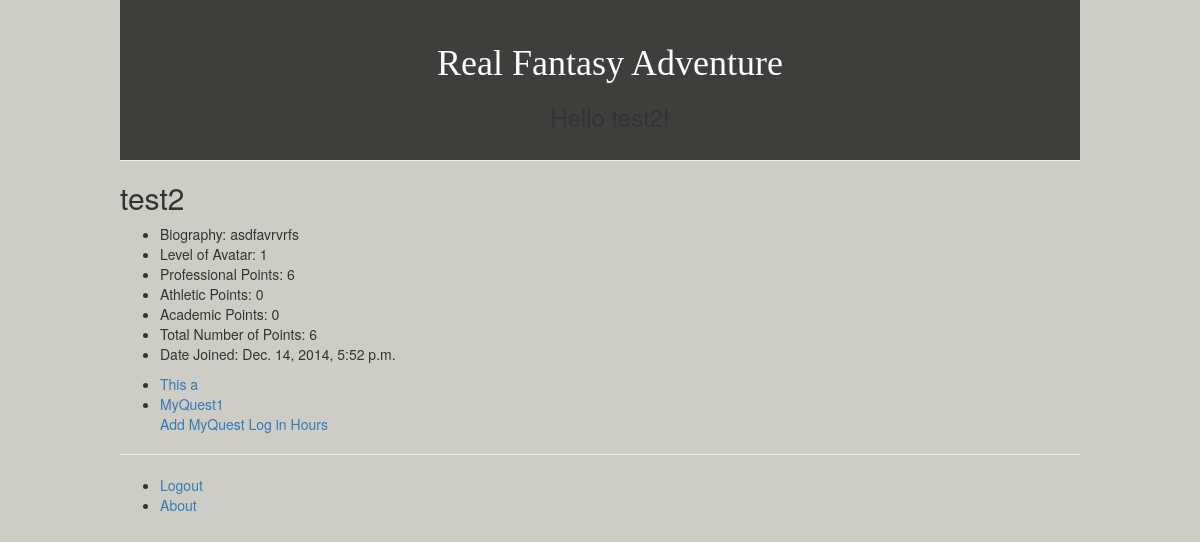
Before: /real_fantasy_adventure_app/avatar/test2/ (signed in) with the older database file.
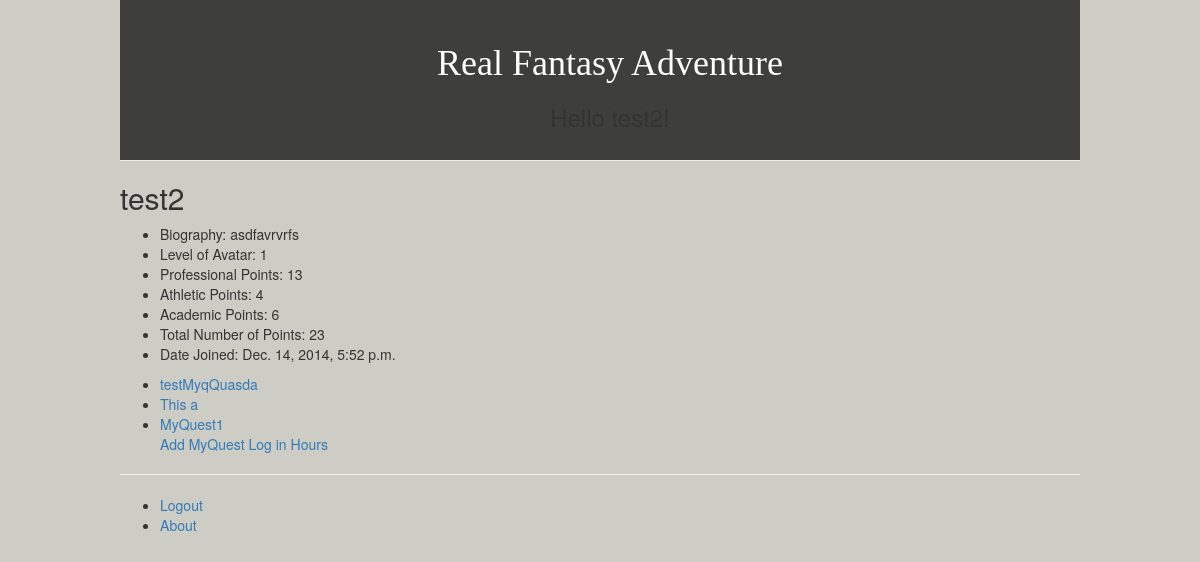
After: the same page with the newer database file.
### real_fantasy_adventure_app/models.py (models this page shows, shortened)
class MyQuest(models.Model):
	avatar = models.ForeignKey(Avatar)
	title = models.CharField(max_length=256)
	description = models.TextField()
	publish = models.BooleanField(default=False)
	req_professional_points = models.IntegerField(default=1)
	req_athletic_points = models.IntegerField(default=1)
	req_academic_points = models.IntegerField(default=1)
	slug = models.SlugField(max_length=200, unique=True)
	created_date = models.DateTimeField(auto_now_add=True)
	modified_date = models.DateTimeField(auto_now=True)
	objects = MyQuestQuerySet.as_manager()
	class Meta:
		verbose_name = "MyQuest Entry"
		verbose_name_plural = "MyQuest Entries"
		ordering = ["-created_date"]

### real_fantasy_adventure_app/views.py (the view)
# urls.py: url(r'^avatar/(?P<avatar_name_slug>[\w\-]+)/$', views.avatarProfile, name='avatar'),
@login_required(login_url='/real_fantasy_adventure_app/notLoggedIn/')
def avatarProfile(request, avatar_name_slug):
    context_dict = {}
    current_user = request.user
    try:
        avatar = Avatar.objects.get(slug=avatar_name_slug)
    except Avatar.DoesNotExist:
        pass
    context_dict['avatar'] = avatar
    context_dict['avatar_name'] = avatar.nickname
    context_dict['avatar_name_slug'] = avatar_name_slug
    context_dict['avatar_bio'] = avatar.bio
    context_dict['avatar_level'] = avatar.level
    context_dict['avatar_num_professional_points'] = avatar.num_professional_points
    context_dict['avatar_num_athletic_points'] = avatar.num_athletic_points
    context_dict['avatar_num_academic_points'] = avatar.num_academic_points
    context_dict['avatar_created_date'] = avatar.created_date
    context_dict['avatar_total_points'] = avatar.get_total_points()
    if (avatar.user == current_user):
        is_users_avatar = avatar.nickname
        context_dict['is_users_avatar'] = is_users_avatar
        myQuests = MyQuest.objects.filter(avatar=avatar)
        context_dict['myQuests'] = myQuests
        return render(request, 'real_fantasy_adventure_app/avatarProfile.html', context_dict)
    else:
        return render(request, 'real_fantasy_adventure_app/avatarProfile.html', context_dict)

### real_fantasy_adventure_app/models.py (called while the page is built)
	def get_total_points(self):
		return self.num_professional_points + self.num_athletic_points + self.num_academic_points

### templates/real_fantasy_adventure_app/avatarProfile.html (shortened to what this page needs)
{% extends 'real_fantasy_adventure_app/base.html/' %}
{% load static %}
{% block body_block %}
    <h2>{{ avatar_name }}</h2>
        {% if avatar %}
            <ul>
                <li> Biography: {{ avatar_bio }} </li>
                <li> Level of Avatar: {{ avatar_level }} </li>
                <li> Professional Points: {{ avatar_num_professional_points }} </li>
                <li> Athletic Points: {{ avatar_num_athletic_points }} </li>
                <li> Academic Points: {{ avatar_num_academic_points }} </li>
                <li> Total Number of Points: {{ avatar_total_points }}</li>
                <li> Date Joined: {{ avatar_created_date }} </li>
            </ul>
            {% if is_users_avatar %}
                {% if myQuests %}
                <ul>
                    {% for myQuest in myQuests %}
                    <li><a href="/real_fantasy_adventure_app/avatar/{{ avatar_name_slug }}/{{ myQuest.slug }}">{{ myQuest.title }}</a></li>
                    {% endfor %}
                    <a href="/real_fantasy_adventure_app/avatar/{{ avatar_name_slug }}/add_myQuest">Add MyQuest</a>
                    <a href="/real_fantasy_adventure_app/avatar/{{ avatar_name_slug }}/statChange">Log in Hours</a>
                </ul>
                {% endif %}
            {% endif %}
        {% else %}
            The specified avatar {{ avatar_name }} does not exist!
        {% endif %}
{% endblock %}

Changed rows visible on the page:
added MyQuest: title "testMyqQuasda"
Other visible differences:
{{ avatar_num_professional_points }}: "6" → "13"
{{ avatar_num_athletic_points }}: "0" → "4"
{{ avatar_num_academic_points }}: "0" → "6"
{{ avatar_total_points }}: "6" → "23"
